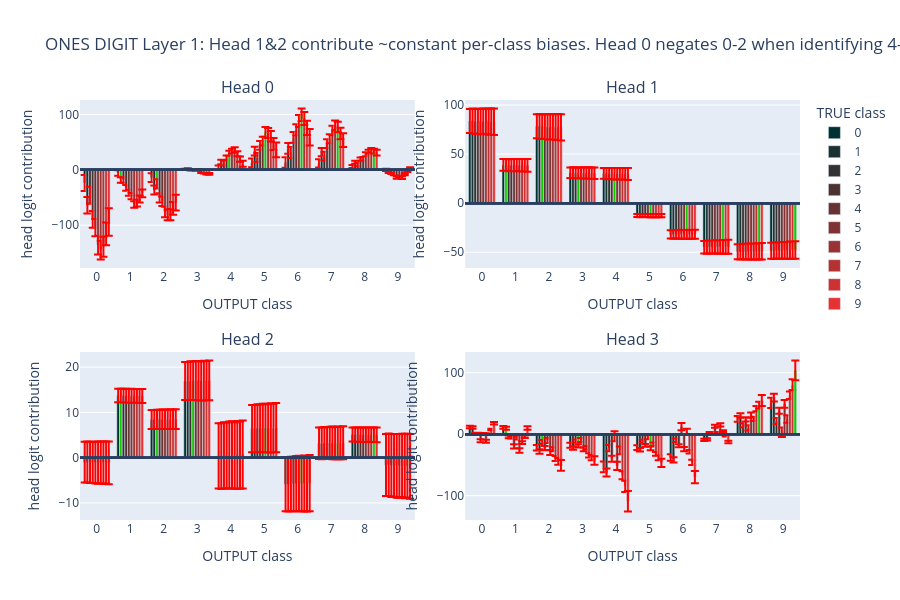

Write notebook code for a chart like this one.
### Markdown cell above
By comparing the last and next graphs, note how similar some of the heads are -- they actually output similar classes despite being for the tens and ones digits!
- We know the tens digit is on the stream in both cases, each time partially copied there by L0H1. So it may activate heads similarly.
- Recall from [2-1](#2-1) that L1H1/2 mostly output the tens digit. This may be why the ANS+1 graph below shows them outputting constants.
- Note that these conclusions are sometimes different from the logreg results in [2-1](#2-1) because these use the ACTUAL unembeddings, while 2-1 uses custom unembeddings per head.

Finally, we examine the ANS+1 layer 1 heads.
- Note it appears only true classes 5-9 are specifically identified. However, the heads still output true classes 0-4 because L1H1/2 are highly biased toward them. Notice that when these constants are large, L1H0/3 are ~zero.

### Code cell
# For ANS+1 (ones digit), L1H1/2 are constants while L1H3 identifies 8,9 and L1H0: 4-8.
title = 'ONES DIGIT Layer 1: Head 1&2 contribute ~constant per-class biases.\nHead 0 negates 0-2 when identifying 4-8, while head 3 identifies 8-9.'
means, stds = attn_logit_means(model_2, y_true_2, tens_digit=False)
fig = show_logit_contribs(model_2, means, stds, layer=1, title=title, xaxis_ytrue=False)

### Figure 1 — Plotly figure (JSON) as saved in the notebook; plotly's stock layout.template omitted (floating-point values rounded to 4 significant figures)
{"data": [{"error_y": {"array": [14.31, 4.91, 7.838, 0.9465, 4.113, 7.696, 9.4, 7.37, 2.814, 1.969], "color": "red", "type": "data"}, "marker": {"color": ["rgb(0.0,50,50)", "rgb(0.0,50,50)", "rgb(0.0,50,50)", "rgb(0.0,50,50)", "rgb(0.0,50,50)", "rgb(0.0,50,50)", "rgb(0.0,50,50)", "rgb(0.0,50,50)", "rgb(0.0,50,50)", "rgb(0.0,50,50)"]}, "name": "0", "showlegend": true, "x": [0, 1, 2, 3, 4, 5, 6, 7, 8, 9], "y": [-23.75, -5.754, -14.15, 1.064, 3.877, 12.6, 13.14, 11.6, 5.94, -0.04089], "type": "bar", "xaxis": "x", "yaxis": "y"}, {"error_y": {"array": [14.86, 4.927, 8.173, 0.6556, 4.133, 7.915, 9.687, 7.623, 2.876, 1.908], "color": "red", "type": "data"}, "marker": {"color": ["rgb(25.5,50,50)", "rgb(20,200,0)", "rgb(25.5,50,50)", "rgb(25.5,50,50)", "rgb(25.5,50,50)", "rgb(25.5,50,50)", "rgb(25.5,50,50)", "rgb(25.5,50,50)", "rgb(25.5,50,50)", "rgb(25.5,50,50)"]}, "name": "1", "showlegend": true, "x": [0, 1, 2, 3, 4, 5, 6, 7, 8, 9], "y": [-63.84, -18.28, -36.47, 2.071, 14.11, 33.87, 38.7, 32.01, 13.71, -3.789], "type": "bar", "xaxis": "x", "yaxis": "y"}, {"error_y": {"array": [15.25, 5.001, 8.38, 0.7989, 4.355, 8.2, 9.931, 7.795, 2.992, 2.145], "color": "red", "type": "data"}, "marker": {"color": ["rgb(51.0,50,50)", "rgb(51.0,50,50)", "rgb(20,200,0)", "rgb(51.0,50,50)", "rgb(51.0,50,50)", "rgb(51.0,50,50)", "rgb(51.0,50,50)", "rgb(51.0,50,50)", "rgb(51.0,50,50)", "rgb(51.0,50,50)"]}, "name": "2", "showlegend": true, "x": [0, 1, 2, 3, 4, 5, 6, 7, 8, 9], "y": [-45.96, -18.45, -25.38, -0.497, 12.13, 22.25, 31.23, 24.82, 9.573, -5.136], "type": "bar", "xaxis": "x", "yaxis": "y"}, {"error_y": {"array": [15.06, 5.088, 8.382, 0.6836, 4.1, 7.886, 9.782, 7.786, 3.148, 1.958], "color": "red", "type": "data"}, "marker": {"color": ["rgb(76.5,50,50)", "rgb(76.5,50,50)", "rgb(76.5,50,50)", "rgb(20,200,0)", "rgb(76.5,50,50)", "rgb(76.5,50,50)", "rgb(76.5,50,50)", "rgb(76.5,50,50)", "rgb(76.5,50,50)", "rgb(76.5,50,50)"]}, "name": "3", "showlegend": true, "x": [0, 1, 2, 3, 4, 5, 6, 7, 8, 9], "y": [-89.6, -32.65, -50.46, -0.05177, 21.72, 44.32, 58.52, 47.38, 19.37, -7.717], "type": "bar", "xaxis": "x", "yaxis": "y"}, {"error_y": {"array": [15.47, 5.405, 8.665, 0.9378, 4.43, 8.054, 10.11, 8.062, 3.516, 2.468], "color": "red", "type": "data"}, "marker": {"color": ["rgb(102.0,50,50)", "rgb(102.0,50,50)", "rgb(102.0,50,50)", "rgb(102.0,50,50)", "rgb(20,200,0)", "rgb(102.0,50,50)", "rgb(102.0,50,50)", "rgb(102.0,50,50)", "rgb(102.0,50,50)", "rgb(102.0,50,50)"]}, "name": "4", "showlegend": true, "x": [0, 1, 2, 3, 4, 5, 6, 7, 8, 9], "y": [-104.4, -41.34, -56.66, -0.5313, 29.93, 51.95, 72.12, 56.07, 19.77, -13.82], "type": "bar", "xaxis": "x", "yaxis": "y"}, {"error_y": {"array": [16.87, 5.638, 9.541, 0.6402, 4.226, 8.686, 10.77, 8.724, 3.691, 1.846], "color": "red", "type": "data"}, "marker": {"color": ["rgb(127.5,50,50)", "rgb(127.5,50,50)", "rgb(127.5,50,50)", "rgb(127.5,50,50)", "rgb(127.5,50,50)", "rgb(20,200,0)", "rgb(127.5,50,50)", "rgb(127.5,50,50)", "rgb(127.5,50,50)", "rgb(127.5,50,50)"]}, "name": "5", "showlegend": true, "x": [0, 1, 2, 3, 4, 5, 6, 7, 8, 9], "y": [-135.8, -47.63, -76.14, 0.8785, 33.69, 68.64, 88.33, 71.09, 28.31, -12.26], "type": "bar", "xaxis": "x", "yaxis": "y"}, {"error_y": {"array": [17.12, 5.931, 9.352, 0.9163, 4.953, 9.073, 11.34, 8.877, 3.352, 2.443], "color": "red", "type": "data"}, "marker": {"color": ["rgb(153.0,50,50)", "rgb(153.0,50,50)", "rgb(153.0,50,50)", "rgb(153.0,50,50)", "rgb(153.0,50,50)", "rgb(153.0,50,50)", "rgb(20,200,0)", "rgb(153.0,50,50)", "rgb(153.0,50,50)", "rgb(153.0,50,50)"]}, "name": "6", "showlegend": true, "x": [0, 1, 2, 3, 4, 5, 6, 7, 8, 9], "y": [-145.0, -62.54, -81.57, -4.755, 36.04, 66.39, 99.66, 80.26, 32.85, -13.98], "type": "bar", "xaxis": "x", "yaxis": "y"}, {"error_y": {"array": [18.24, 6.226, 10.21, 0.6806, 4.587, 9.399, 11.75, 9.463, 3.799, 1.807], "color": "red", "type": "data"}, "marker": {"color": ["rgb(178.5,50,50)", "rgb(178.5,50,50)", "rgb(178.5,50,50)", "rgb(178.5,50,50)", "rgb(178.5,50,50)", "rgb(178.5,50,50)", "rgb(178.5,50,50)", "rgb(20,200,0)", "rgb(178.5,50,50)", "rgb(178.5,50,50)"]}, "name": "7", "showlegend": true, "x": [0, 1, 2, 3, 4, 5, 6, 7, 8, 9], "y": [-138.9, -60.17, -80.78, -6.051, 29.1, 60.83, 92.73, 77.41, 35.65, -8.048], "type": "bar", "xaxis": "x", "yaxis": "y"}, {"error_y": {"array": [20.49, 6.416, 11.54, 1.061, 4.921, 10.88, 12.8, 10.4, 4.248, 1.708], "color": "red", "type": "data"}, "marker": {"color": ["rgb(204.0,50,50)", "rgb(204.0,50,50)", "rgb(204.0,50,50)", "rgb(204.0,50,50)", "rgb(204.0,50,50)", "rgb(204.0,50,50)", "rgb(204.0,50,50)", "rgb(204.0,50,50)", "rgb(20,200,0)", "rgb(204.0,50,50)"]}, "name": "8", "showlegend": true, "x": [0, 1, 2, 3, 4, 5, 6, 7, 8, 9], "y": [-115.6, -52.57, -69.64, -7.483, 19.4, 46.83, 75.76, 65.7, 33.92, -2.085], "type": "bar", "xaxis": "x", "yaxis": "y"}, {"error_y": {"array": [24.9, 7.105, 14.26, 1.565, 5.509, 13.49, 14.94, 12.38, 5.374, 1.687], "color": "red", "type": "data"}, "marker": {"color": ["rgb(229.5,50,50)", "rgb(229.5,50,50)", "rgb(229.5,50,50)", "rgb(229.5,50,50)", "rgb(229.5,50,50)", "rgb(229.5,50,50)", "rgb(229.5,50,50)", "rgb(229.5,50,50)", "rgb(229.5,50,50)", "rgb(20,200,0)"]}, "name": "9", "showlegend": true, "x": [0, 1, 2, 3, 4, 5, 6, 7, 8, 9], "y": [-94.12, -42.48, -59.04, -7.195, 11.06, 36.06, 59.04, 53.7, 31.11, 3.054], "type": "bar", "xaxis": "x", "yaxis": "y"}, {"error_y": {"array": [12.24, 5.9, 12.15, 5.352, 5.482, 1.516, 4.223, 6.419, 7.64, 8.113], "color": "red", "type": "data"}, "marker": {"color": ["rgb(0.0,50,50)", "rgb(0.0,50,50)", "rgb(0.0,50,50)", "rgb(0.0,50,50)", "rgb(0.0,50,50)", "rgb(0.0,50,50)", "rgb(0.0,50,50)", "rgb(0.0,50,50)", "rgb(0.0,50,50)", "rgb(0.0,50,50)"]}, "name": "0", "showlegend": false, "x": [0, 1, 2, 3, 4, 5, 6, 7, 8, 9], "y": [83.74, 38.98, 78.3, 31.06, 30.32, -12.65, -31.89, -44.84, -49.59, -48.5], "type": "bar", "xaxis": "x2", "yaxis": "y2"}, {"error_y": {"array": [12.51, 6.028, 12.42, 5.467, 5.602, 1.552, 4.316, 6.562, 7.81, 8.292], "color": "red", "type": "data"}, "marker": {"color": ["rgb(25.5,50,50)", "rgb(20,200,0)", "rgb(25.5,50,50)", "rgb(25.5,50,50)", "rgb(25.5,50,50)", "rgb(25.5,50,50)", "rgb(25.5,50,50)", "rgb(25.5,50,50)", "rgb(25.5,50,50)", "rgb(25.5,50,50)"]}, "name": "1", "showlegend": false, "x": [0, 1, 2, 3, 4, 5, 6, 7, 8, 9], "y": [83.87, 39.03, 78.4, 31.08, 30.33, -12.67, -31.95, -44.91, -49.65, -48.54], "type": "bar", "xaxis": "x2", "yaxis": "y2"}, {"error_y": {"array": [12.63, 6.082, 12.51, 5.49, 5.611, 1.579, 4.379, 6.629, 7.865, 8.326], "color": "red", "type": "data"}, "marker": {"color": ["rgb(51.0,50,50)", "rgb(51.0,50,50)", "rgb(20,200,0)", "rgb(51.0,50,50)", "rgb(51.0,50,50)", "rgb(51.0,50,50)", "rgb(51.0,50,50)", "rgb(51.0,50,50)", "rgb(51.0,50,50)", "rgb(51.0,50,50)"]}, "name": "2", "showlegend": false, "x": [0, 1, 2, 3, 4, 5, 6, 7, 8, 9], "y": [83.18, 38.7, 77.75, 30.82, 30.08, -12.58, -31.68, -44.54, -49.24, -48.14], "type": "bar", "xaxis": "x2", "yaxis": "y2"}, {"error_y": {"array": [12.56, 6.055, 12.47, 5.488, 5.622, 1.56, 4.339, 6.591, 7.841, 8.322], "color": "red", "type": "data"}, "marker": {"color": ["rgb(76.5,50,50)", "rgb(76.5,50,50)", "rgb(76.5,50,50)", "rgb(20,200,0)", "rgb(76.5,50,50)", "rgb(76.5,50,50)", "rgb(76.5,50,50)", "rgb(76.5,50,50)", "rgb(76.5,50,50)", "rgb(76.5,50,50)"]}, "name": "3", "showlegend": false, "x": [0, 1, 2, 3, 4, 5, 6, 7, 8, 9], "y": [83.63, 38.91, 78.14, 30.95, 30.19, -12.66, -31.88, -44.8, -49.49, -48.35], "type": "bar", "xaxis": "x2", "yaxis": "y2"}, {"error_y": {"array": [12.99, 6.251, 12.86, 5.641, 5.768, 1.626, 4.504, 6.819, 8.089, 8.56], "color": "red", "type": "data"}, "marker": {"color": ["rgb(102.0,50,50)", "rgb(102.0,50,50)", "rgb(102.0,50,50)", "rgb(102.0,50,50)", "rgb(20,200,0)", "rgb(102.0,50,50)", "rgb(102.0,50,50)", "rgb(102.0,50,50)", "rgb(102.0,50,50)", "rgb(102.0,50,50)"]}, "name": "4", "showlegend": false, "x": [0, 1, 2, 3, 4, 5, 6, 7, 8, 9], "y": [83.13, 38.67, 77.64, 30.73, 29.97, -12.6, -31.71, -44.53, -49.18, -48.02], "type": "bar", "xaxis": "x2", "yaxis": "y2"}, {"error_y": {"array": [13.03, 6.272, 12.92, 5.678, 5.819, 1.623, 4.501, 6.836, 8.128, 8.62], "color": "red", "type": "data"}, "marker": {"color": ["rgb(127.5,50,50)", "rgb(127.5,50,50)", "rgb(127.5,50,50)", "rgb(127.5,50,50)", "rgb(127.5,50,50)", "rgb(20,200,0)", "rgb(127.5,50,50)", "rgb(127.5,50,50)", "rgb(127.5,50,50)", "rgb(127.5,50,50)"]}, "name": "5", "showlegend": false, "x": [0, 1, 2, 3, 4, 5, 6, 7, 8, 9], "y": [83.3, 38.75, 77.78, 30.78, 29.99, -12.63, -31.8, -44.63, -49.27, -48.08], "type": "bar", "xaxis": "x2", "yaxis": "y2"}, {"error_y": {"array": [12.78, 6.156, 12.68, 5.576, 5.71, 1.589, 4.416, 6.704, 7.972, 8.457], "color": "red", "type": "data"}, "marker": {"color": ["rgb(153.0,50,50)", "rgb(153.0,50,50)", "rgb(153.0,50,50)", "rgb(153.0,50,50)", "rgb(153.0,50,50)", "rgb(153.0,50,50)", "rgb(20,200,0)", "rgb(153.0,50,50)", "rgb(153.0,50,50)", "rgb(153.0,50,50)"]}, "name": "6", "showlegend": false, "x": [0, 1, 2, 3, 4, 5, 6, 7, 8, 9], "y": [83.38, 38.78, 77.83, 30.78, 29.99, -12.66, -31.84, -44.68, -49.31, -48.1], "type": "bar", "xaxis": "x2", "yaxis": "y2"}, {"error_y": {"array": [13.42, 6.456, 13.3, 5.833, 5.975, 1.679, 4.646, 7.047, 8.367, 8.862], "color": "red", "type": "data"}, "marker": {"color": ["rgb(178.5,50,50)", "rgb(178.5,50,50)", "rgb(178.5,50,50)", "rgb(178.5,50,50)", "rgb(178.5,50,50)", "rgb(178.5,50,50)", "rgb(178.5,50,50)", "rgb(20,200,0)", "rgb(178.5,50,50)", "rgb(178.5,50,50)"]}, "name": "7", "showlegend": false, "x": [0, 1, 2, 3, 4, 5, 6, 7, 8, 9], "y": [83.09, 38.64, 77.53, 30.64, 29.84, -12.63, -31.75, -44.52, -49.11, -47.88], "type": "bar", "xaxis": "x2", "yaxis": "y2"}, {"error_y": {"array": [13.11, 6.313, 13.02, 5.725, 5.872, 1.628, 4.524, 6.88, 8.188, 8.692], "color": "red", "type": "data"}, "marker": {"color": ["rgb(204.0,50,50)", "rgb(204.0,50,50)", "rgb(204.0,50,50)", "rgb(204.0,50,50)", "rgb(204.0,50,50)", "rgb(204.0,50,50)", "rgb(204.0,50,50)", "rgb(204.0,50,50)", "rgb(20,200,0)", "rgb(204.0,50,50)"]}, "name": "8", "showlegend": false, "x": [0, 1, 2, 3, 4, 5, 6, 7, 8, 9], "y": [83.28, 38.73, 77.7, 30.7, 29.89, -12.66, -31.83, -44.63, -49.22, -47.98], "type": "bar", "xaxis": "x2", "yaxis": "y2"}, {"error_y": {"array": [13.47, 6.479, 13.37, 5.874, 6.027, 1.675, 4.645, 7.067, 8.41, 8.925], "color": "red", "type": "data"}, "marker": {"color": ["rgb(229.5,50,50)", "rgb(229.5,50,50)", "rgb(229.5,50,50)", "rgb(229.5,50,50)", "rgb(229.5,50,50)", "rgb(229.5,50,50)", "rgb(229.5,50,50)", "rgb(229.5,50,50)", "rgb(229.5,50,50)", "rgb(20,200,0)"]}, "name": "9", "showlegend": false, "x": [0, 1, 2, 3, 4, 5, 6, 7, 8, 9], "y": [82.82, 38.5, 77.23, 30.49, 29.67, -12.61, -31.68, -44.39, -48.93, -47.65], "type": "bar", "xaxis": "x2", "yaxis": "y2"}, {"error_y": {"array": [4.503, 1.473, 2.096, 4.217, 7.201, 5.217, 5.939, 3.487, 1.541, 6.854], "color": "red", "type": "data"}, "marker": {"color": ["rgb(0.0,50,50)", "rgb(0.0,50,50)", "rgb(0.0,50,50)", "rgb(0.0,50,50)", "rgb(0.0,50,50)", "rgb(0.0,50,50)", "rgb(0.0,50,50)", "rgb(0.0,50,50)", "rgb(0.0,50,50)", "rgb(0.0,50,50)"]}, "name": "0", "showlegend": false, "x": [0, 1, 2, 3, 4, 5, 6, 7, 8, 9], "y": [-0.9979, 13.73, 8.437, 16.94, 0.3969, 6.431, -5.902, 3.173, 5.094, -1.64], "type": "bar", "xaxis": "x3", "yaxis": "y3"}, {"error_y": {"array": [4.539, 1.49, 2.11, 4.245, 7.258, 5.256, 5.988, 3.514, 1.555, 6.907], "color": "red", "type": "data"}, "marker": {"color": ["rgb(25.5,50,50)", "rgb(20,200,0)", "rgb(25.5,50,50)", "rgb(25.5,50,50)", "rgb(25.5,50,50)", "rgb(25.5,50,50)", "rgb(25.5,50,50)", "rgb(25.5,50,50)", "rgb(25.5,50,50)", "rgb(25.5,50,50)"]}, "name": "1", "showlegend": false, "x": [0, 1, 2, 3, 4, 5, 6, 7, 8, 9], "y": [-0.965, 13.74, 8.423, 16.91, 0.3473, 6.392, -5.941, 3.149, 5.106, -1.593], "type": "bar", "xaxis": "x3", "yaxis": "y3"}, {"error_y": {"array": [4.571, 1.498, 2.125, 4.276, 7.31, 5.294, 6.03, 3.539, 1.565, 6.957], "color": "red", "type": "data"}, "marker": {"color": ["rgb(51.0,50,50)", "rgb(51.0,50,50)", "rgb(20,200,0)", "rgb(51.0,50,50)", "rgb(51.0,50,50)", "rgb(51.0,50,50)", "rgb(51.0,50,50)", "rgb(51.0,50,50)", "rgb(51.0,50,50)", "rgb(51.0,50,50)"]}, "name": "2", "showlegend": false, "x": [0, 1, 2, 3, 4, 5, 6, 7, 8, 9], "y": [-1.059, 13.7, 8.467, 17.0, 0.4987, 6.5, -5.816, 3.222, 5.074, -1.736], "type": "bar", "xaxis": "x3", "yaxis": "y3"}, {"error_y": {"array": [4.558, 1.496, 2.119, 4.263, 7.289, 5.279, 6.013, 3.529, 1.561, 6.937], "color": "red", "type": "data"}, "marker": {"color": ["rgb(76.5,50,50)", "rgb(76.5,50,50)", "rgb(76.5,50,50)", "rgb(20,200,0)", "rgb(76.5,50,50)", "rgb(76.5,50,50)", "rgb(76.5,50,50)", "rgb(76.5,50,50)", "rgb(76.5,50,50)", "rgb(76.5,50,50)"]}, "name": "3", "showlegend": false, "x": [0, 1, 2, 3, 4, 5, 6, 7, 8, 9], "y": [-1.039, 13.7, 8.458, 16.97, 0.4708, 6.474, -5.836, 3.207, 5.08, -1.709], "type": "bar", "xaxis": "x3", "yaxis": "y3"}, {"error_y": {"array": [4.622, 1.517, 2.148, 4.323, 7.391, 5.353, 6.097, 3.579, 1.583, 7.034], "color": "red", "type": "data"}, "marker": {"color": ["rgb(102.0,50,50)", "rgb(102.0,50,50)", "rgb(102.0,50,50)", "rgb(102.0,50,50)", "rgb(20,200,0)", "rgb(102.0,50,50)", "rgb(102.0,50,50)", "rgb(102.0,50,50)", "rgb(102.0,50,50)", "rgb(102.0,50,50)"]}, "name": "4", "showlegend": false, "x": [0, 1, 2, 3, 4, 5, 6, 7, 8, 9], "y": [-1.106, 13.66, 8.481, 17.02, 0.5807, 6.545, -5.738, 3.258, 5.052, -1.813], "type": "bar", "xaxis": "x3", "yaxis": "y3"}, {"error_y": {"array": [4.647, 1.526, 2.159, 4.344, 7.43, 5.38, 6.13, 3.597, 1.591, 7.071], "color": "red", "type": "data"}, "marker": {"color": ["rgb(127.5,50,50)", "rgb(127.5,50,50)", "rgb(127.5,50,50)", "rgb(127.5,50,50)", "rgb(127.5,50,50)", "rgb(20,200,0)", "rgb(127.5,50,50)", "rgb(127.5,50,50)", "rgb(127.5,50,50)", "rgb(127.5,50,50)"]}, "name": "5", "showlegend": false, "x": [0, 1, 2, 3, 4, 5, 6, 7, 8, 9], "y": [-1.11, 13.67, 8.493, 17.04, 0.5898, 6.555, -5.736, 3.264, 5.056, -1.823], "type": "bar", "xaxis": "x3", "yaxis": "y3"}, {"error_y": {"array": [4.595, 1.503, 2.139, 4.306, 7.347, 5.324, 6.058, 3.559, 1.571, 6.992], "color": "red", "type": "data"}, "marker": {"color": ["rgb(153.0,50,50)", "rgb(153.0,50,50)", "rgb(153.0,50,50)", "rgb(153.0,50,50)", "rgb(153.0,50,50)", "rgb(153.0,50,50)", "rgb(20,200,0)", "rgb(153.0,50,50)", "rgb(153.0,50,50)", "rgb(153.0,50,50)"]}, "name": "6", "showlegend": false, "x": [0, 1, 2, 3, 4, 5, 6, 7, 8, 9], "y": [-1.047, 13.66, 8.449, 16.95, 0.4946, 6.471, -5.801, 3.212, 5.067, -1.73], "type": "bar", "xaxis": "x3", "yaxis": "y3"}, {"error_y": {"array": [4.688, 1.536, 2.179, 4.387, 7.494, 5.429, 6.181, 3.629, 1.604, 7.132], "color": "red", "type": "data"}, "marker": {"color": ["rgb(178.5,50,50)", "rgb(178.5,50,50)", "rgb(178.5,50,50)", "rgb(178.5,50,50)", "rgb(178.5,50,50)", "rgb(178.5,50,50)", "rgb(178.5,50,50)", "rgb(20,200,0)", "rgb(178.5,50,50)", "rgb(178.5,50,50)"]}, "name": "7", "showlegend": false, "x": [0, 1, 2, 3, 4, 5, 6, 7, 8, 9], "y": [-1.126, 13.64, 8.492, 17.03, 0.6219, 6.565, -5.7, 3.276, 5.044, -1.852], "type": "bar", "xaxis": "x3", "yaxis": "y3"}, {"error_y": {"array": [4.641, 1.521, 2.158, 4.344, 7.42, 5.375, 6.119, 3.593, 1.588, 7.061], "color": "red", "type": "data"}, "marker": {"color": ["rgb(204.0,50,50)", "rgb(204.0,50,50)", "rgb(204.0,50,50)", "rgb(204.0,50,50)", "rgb(204.0,50,50)", "rgb(204.0,50,50)", "rgb(204.0,50,50)", "rgb(204.0,50,50)", "rgb(20,200,0)", "rgb(204.0,50,50)"]}, "name": "8", "showlegend": false, "x": [0, 1, 2, 3, 4, 5, 6, 7, 8, 9], "y": [-1.075, 13.66, 8.473, 16.99, 0.5418, 6.508, -5.769, 3.238, 5.063, -1.776], "type": "bar", "xaxis": "x3", "yaxis": "y3"}, {"error_y": {"array": [4.712, 1.548, 2.189, 4.405, 7.534, 5.456, 6.216, 3.648, 1.614, 7.17], "color": "red", "type": "data"}, "marker": {"color": ["rgb(229.5,50,50)", "rgb(229.5,50,50)", "rgb(229.5,50,50)", "rgb(229.5,50,50)", "rgb(229.5,50,50)", "rgb(229.5,50,50)", "rgb(229.5,50,50)", "rgb(229.5,50,50)", "rgb(229.5,50,50)", "rgb(20,200,0)"]}, "name": "9", "showlegend": false, "x": [0, 1, 2, 3, 4, 5, 6, 7, 8, 9], "y": [-1.168, 13.63, 8.52, 17.08, 0.694, 6.617, -5.644, 3.312, 5.033, -1.921], "type": "bar", "xaxis": "x3", "yaxis": "y3"}, {"error_y": {"array": [2.04, 2.279, 4.63, 3.938, 8.765, 3.886, 5.344, 1.856, 4.806, 8.311], "color": "red", "type": "data"}, "marker": {"color": ["rgb(0.0,50,50)", "rgb(0.0,50,50)", "rgb(0.0,50,50)", "rgb(0.0,50,50)", "rgb(0.0,50,50)", "rgb(0.0,50,50)", "rgb(0.0,50,50)", "rgb(0.0,50,50)", "rgb(0.0,50,50)", "rgb(0.0,50,50)"]}, "name": "0", "showlegend": false, "x": [0, 1, 2, 3, 4, 5, 6, 7, 8, 9], "y": [11.72, 10.85, -22.17, -18.05, -53.22, -21.86, -38.07, -9.489, 24.87, 50.71], "type": "bar", "xaxis": "x4", "yaxis": "y4"}, {"error_y": {"array": [1.917, 2.294, 3.554, 2.917, 6.609, 2.902, 4.265, 1.829, 3.713, 6.284], "color": "red", "type": "data"}, "marker": {"color": ["rgb(25.5,50,50)", "rgb(20,200,0)", "rgb(25.5,50,50)", "rgb(25.5,50,50)", "rgb(25.5,50,50)", "rgb(25.5,50,50)", "rgb(25.5,50,50)", "rgb(25.5,50,50)", "rgb(25.5,50,50)", "rgb(25.5,50,50)"]}, "name": "1", "showlegend": false, "x": [0, 1, 2, 3, 4, 5, 6, 7, 8, 9], "y": [10.77, 9.59, -28.17, -22.45, -62.26, -25.35, -41.88, -8.712, 30.4, 59.48], "type": "bar", "xaxis": "x4", "yaxis": "y4"}, {"error_y": {"array": [1.436, 2.296, 3.221, 2.402, 5.008, 2.13, 2.878, 1.594, 3.228, 4.852], "color": "red", "type": "data"}, "marker": {"color": ["rgb(51.0,50,50)", "rgb(51.0,50,50)", "rgb(20,200,0)", "rgb(51.0,50,50)", "rgb(51.0,50,50)", "rgb(51.0,50,50)", "rgb(51.0,50,50)", "rgb(51.0,50,50)", "rgb(51.0,50,50)", "rgb(51.0,50,50)"]}, "name": "2", "showlegend": false, "x": [0, 1, 2, 3, 4, 5, 6, 7, 8, 9], "y": [0.4174, -4.5, -12.95, -11.3, -22.7, -11.34, -9.862, 1.724, 14.39, 21.44], "type": "bar", "xaxis": "x4", "yaxis": "y4"}, {"error_y": {"array": [1.372, 2.171, 3.309, 2.576, 4.969, 2.255, 2.463, 1.516, 3.353, 4.777], "color": "red", "type": "data"}, "marker": {"color": ["rgb(76.5,50,50)", "rgb(76.5,50,50)", "rgb(76.5,50,50)", "rgb(20,200,0)", "rgb(76.5,50,50)", "rgb(76.5,50,50)", "rgb(76.5,50,50)", "rgb(76.5,50,50)", "rgb(76.5,50,50)", "rgb(76.5,50,50)"]}, "name": "3", "showlegend": false, "x": [0, 1, 2, 3, 4, 5, 6, 7, 8, 9], "y": [0.9915, -5.047, -22.74, -19.02, -40.06, -18.42, -19.04, 1.429, 24.03, 38.07], "type": "bar", "xaxis": "x4", "yaxis": "y4"}, {"error_y": {"array": [2.378, 3.353, 4.025, 3.106, 8.103, 3.267, 5.92, 2.434, 4.207, 7.785], "color": "red", "type": "data"}, "marker": {"color": ["rgb(102.0,50,50)", "rgb(102.0,50,50)", "rgb(102.0,50,50)", "rgb(102.0,50,50)", "rgb(20,200,0)", "rgb(102.0,50,50)", "rgb(102.0,50,50)", "rgb(102.0,50,50)", "rgb(102.0,50,50)", "rgb(102.0,50,50)"]}, "name": "4", "showlegend": false, "x": [0, 1, 2, 3, 4, 5, 6, 7, 8, 9], "y": [-10.69, -19.89, -10.26, -9.482, -3.559, -5.136, 12.23, 12.66, 10.14, 3.113], "type": "bar", "xaxis": "x4", "yaxis": "y4"}, {"error_y": {"array": [1.411, 2.187, 4.104, 3.177, 6.658, 2.914, 3.453, 1.543, 4.183, 6.401], "color": "red", "type": "data"}, "marker": {"color": ["rgb(127.5,50,50)", "rgb(127.5,50,50)", "rgb(127.5,50,50)", "rgb(127.5,50,50)", "rgb(127.5,50,50)", "rgb(20,200,0)", "rgb(127.5,50,50)", "rgb(127.5,50,50)", "rgb(127.5,50,50)", "rgb(127.5,50,50)"]}, "name": "5", "showlegend": false, "x": [0, 1, 2, 3, 4, 5, 6, 7, 8, 9], "y": [0.5524, -6.589, -29.97, -24.76, -51.68, -23.15, -24.31, 1.93, 30.84, 49.2], "type": "bar", "xaxis": "x4", "yaxis": "y4"}, {"error_y": {"array": [2.582, 3.62, 3.315, 2.667, 6.318, 2.679, 5.012, 2.626, 3.473, 6.029], "color": "red", "type": "data"}, "marker": {"color": ["rgb(153.0,50,50)", "rgb(153.0,50,50)", "rgb(153.0,50,50)", "rgb(153.0,50,50)", "rgb(153.0,50,50)", "rgb(153.0,50,50)", "rgb(20,200,0)", "rgb(153.0,50,50)", "rgb(153.0,50,50)", "rgb(153.0,50,50)"]}, "name": "6", "showlegend": false, "x": [0, 1, 2, 3, 4, 5, 6, 7, 8, 9], "y": [-11.53, -26.44, -24.5, -22.13, -26.3, -16.33, 3.707, 15.17, 24.69, 24.57], "type": "bar", "xaxis": "x4", "yaxis": "y4"}, {"error_y": {"array": [1.486, 2.292, 4.189, 3.432, 6.445, 3.054, 2.831, 1.583, 4.287, 6.132], "color": "red", "type": "data"}, "marker": {"color": ["rgb(178.5,50,50)", "rgb(178.5,50,50)", "rgb(178.5,50,50)", "rgb(178.5,50,50)", "rgb(178.5,50,50)", "rgb(178.5,50,50)", "rgb(178.5,50,50)", "rgb(20,200,0)", "rgb(178.5,50,50)", "rgb(178.5,50,50)"]}, "name": "7", "showlegend": false, "x": [0, 1, 2, 3, 4, 5, 6, 7, 8, 9], "y": [-0.07006, -13.68, -39.62, -34.38, -66.84, -31.94, -28.61, 4.709, 41.38, 63.25], "type": "bar", "xaxis": "x4", "yaxis": "y4"}, {"error_y": {"array": [1.313, 2.11, 5.521, 4.377, 9.112, 4.004, 4.39, 1.42, 5.595, 8.727], "color": "red", "type": "data"}, "marker": {"color": ["rgb(204.0,50,50)", "rgb(204.0,50,50)", "rgb(204.0,50,50)", "rgb(204.0,50,50)", "rgb(204.0,50,50)", "rgb(204.0,50,50)", "rgb(204.0,50,50)", "rgb(204.0,50,50)", "rgb(20,200,0)", "rgb(204.0,50,50)"]}, "name": "8", "showlegend": false, "x": [0, 1, 2, 3, 4, 5, 6, 7, 8, 9], "y": [7.613, -4.265, -44.33, -38.24, -84.8, -38.53, -45.82, -2.51, 47.23, 80.36], "type": "bar", "xaxis": "x4", "yaxis": "y4"}, {"error_y": {"array": [2.005, 2.753, 8.778, 6.777, 16.69, 6.758, 9.972, 2.008, 8.965, 16.03], "color": "red", "type": "data"}, "marker": {"color": ["rgb(229.5,50,50)", "rgb(229.5,50,50)", "rgb(229.5,50,50)", "rgb(229.5,50,50)", "rgb(229.5,50,50)", "rgb(229.5,50,50)", "rgb(229.5,50,50)", "rgb(229.5,50,50)", "rgb(229.5,50,50)", "rgb(20,200,0)"]}, "name": "9", "showlegend": false, "x": [0, 1, 2, 3, 4, 5, 6, 7, 8, 9], "y": [17.81, 9.903, -50.82, -42.89, -109.2, -46.69, -69.78, -12.75, 54.81, 103.8], "type": "bar", "xaxis": "x4", "yaxis": "y4"}], "layout": {"xaxis": {"anchor": "y", "domain": [0.0, 0.465], "title": {"text": "OUTPUT class"}, "tickmode": "linear"}, "yaxis": {"anchor": "x", "domain": [0.6, 1.0], "title": {"text": "head logit contribution"}}, "xaxis2": {"anchor": "y2", "domain": [0.535, 1.0], "title": {"text": "OUTPUT class"}, "tickmode": "linear"}, "yaxis2": {"anchor": "x2", "domain": [0.6, 1.0], "title": {"text": "head logit contribution"}}, "xaxis3": {"anchor": "y3", "domain": [0.0, 0.465], "title": {"text": "OUTPUT class"}, "tickmode": "linear"}, "yaxis3": {"anchor": "x3", "domain": [0.0, 0.4], "title": {"text": "head logit contribution"}}, "xaxis4": {"anchor": "y4", "domain": [0.535, 1.0], "title": {"text": "OUTPUT class"}, "tickmode": "linear"}, "yaxis4": {"anchor": "x4", "domain": [0.0, 0.4], "title": {"text": "head logit contribution"}}, "annotations": [{"font": {"size": 16}, "showarrow": false, "text": "Head 0", "x": 0.2325, "xanchor": "center", "xref": "paper", "y": 1.0, "yanchor": "bottom", "yref": "paper"}, {"font": {"size": 16}, "showarrow": false, "text": "Head 1", "x": 0.7675, "xanchor": "center", "xref": "paper", "y": 1.0, "yanchor": "bottom", "yref": "paper"}, {"font": {"size": 16}, "showarrow": false, "text": "Head 2", "x": 0.2325, "xanchor": "center", "xref": "paper", "y": 0.4, "yanchor": "bottom", "yref": "paper"}, {"font": {"size": 16}, "showarrow": false, "text": "Head 3", "x": 0.7675, "xanchor": "center", "xref": "paper", "y": 0.4, "yanchor": "bottom", "yref": "paper"}], "shapes": [{"type": "line", "x0": 0, "x1": 1, "xref": "x domain", "y0": 0, "y1": 0, "yref": "y"}, {"type": "line", "x0": 0, "x1": 1, "xref": "x domain", "y0": 0, "y1": 0, "yref": "y"}, {"type": "line", "x0": 0, "x1": 1, "xref": "x domain", "y0": 0, "y1": 0, "yref": "y"}, {"type": "line", "x0": 0, "x1": 1, "xref": "x domain", "y0": 0, "y1": 0, "yref": "y"}, {"type": "line", "x0": 0, "x1": 1, "xref": "x domain", "y0": 0, "y1": 0, "yref": "y"}, {"type": "line", "x0": 0, "x1": 1, "xref": "x domain", "y0": 0, "y1": 0, "yref": "y"}, {"type": "line", "x0": 0, "x1": 1, "xref": "x domain", "y0": 0, "y1": 0, "yref": "y"}, {"type": "line", "x0": 0, "x1": 1, "xref": "x domain", "y0": 0, "y1": 0, "yref": "y"}, {"type": "line", "x0": 0, "x1": 1, "xref": "x domain", "y0": 0, "y1": 0, "yref": "y"}, {"type": "line", "x0": 0, "x1": 1, "xref": "x domain", "y0": 0, "y1": 0, "yref": "y"}, {"type": "line", "x0": 0, "x1": 1, "xref": "x2 domain", "y0": 0, "y1": 0, "yref": "y2"}, {"type": "line", "x0": 0, "x1": 1, "xref": "x2 domain", "y0": 0, "y1": 0, "yref": "y2"}, {"type": "line", "x0": 0, "x1": 1, "xref": "x2 domain", "y0": 0, "y1": 0, "yref": "y2"}, {"type": "line", "x0": 0, "x1": 1, "xref": "x2 domain", "y0": 0, "y1": 0, "yref": "y2"}, {"type": "line", "x0": 0, "x1": 1, "xref": "x2 domain", "y0": 0, "y1": 0, "yref": "y2"}, {"type": "line", "x0": 0, "x1": 1, "xref": "x2 domain", "y0": 0, "y1": 0, "yref": "y2"}, {"type": "line", "x0": 0, "x1": 1, "xref": "x2 domain", "y0": 0, "y1": 0, "yref": "y2"}, {"type": "line", "x0": 0, "x1": 1, "xref": "x2 domain", "y0": 0, "y1": 0, "yref": "y2"}, {"type": "line", "x0": 0, "x1": 1, "xref": "x2 domain", "y0": 0, "y1": 0, "yref": "y2"}, {"type": "line", "x0": 0, "x1": 1, "xref": "x2 domain", "y0": 0, "y1": 0, "yref": "y2"}, {"type": "line", "x0": 0, "x1": 1, "xref": "x3 domain", "y0": 0, "y1": 0, "yref": "y3"}, {"type": "line", "x0": 0, "x1": 1, "xref": "x3 domain", "y0": 0, "y1": 0, "yref": "y3"}, {"type": "line", "x0": 0, "x1": 1, "xref": "x3 domain", "y0": 0, "y1": 0, "yref": "y3"}, {"type": "line", "x0": 0, "x1": 1, "xref": "x3 domain", "y0": 0, "y1": 0, "yref": "y3"}, {"type": "line", "x0": 0, "x1": 1, "xref": "x3 domain", "y0": 0, "y1": 0, "yref": "y3"}, {"type": "line", "x0": 0, "x1": 1, "xref": "x3 domain", "y0": 0, "y1": 0, "yref": "y3"}, {"type": "line", "x0": 0, "x1": 1, "xref": "x3 domain", "y0": 0, "y1": 0, "yref": "y3"}, {"type": "line", "x0": 0, "x1": 1, "xref": "x3 domain", "y0": 0, "y1": 0, "yref": "y3"}, {"type": "line", "x0": 0, "x1": 1, "xref": "x3 domain", "y0": 0, "y1": 0, "yref": "y3"}, {"type": "line", "x0": 0, "x1": 1, "xref": "x3 domain", "y0": 0, "y1": 0, "yref": "y3"}, {"type": "line", "x0": 0, "x1": 1, "xref": "x4 domain", "y0": 0, "y1": 0, "yref": "y4"}, {"type": "line", "x0": 0, "x1": 1, "xref": "x4 domain", "y0": 0, "y1": 0, "yref": "y4"}, {"type": "line", "x0": 0, "x1": 1, "xref": "x4 domain", "y0": 0, "y1": 0, "yref": "y4"}, {"type": "line", "x0": 0, "x1": 1, "xref": "x4 domain", "y0": 0, "y1": 0, "yref": "y4"}, {"type": "line", "x0": 0, "x1": 1, "xref": "x4 domain", "y0": 0, "y1": 0, "yref": "y4"}, {"type": "line", "x0": 0, "x1": 1, "xref": "x4 domain", "y0": 0, "y1": 0, "yref": "y4"}, {"type": "line", "x0": 0, "x1": 1, "xref": "x4 domain", "y0": 0, "y1": 0, "yref": "y4"}, {"type": "line", "x0": 0, "x1": 1, "xref": "x4 domain", "y0": 0, "y1": 0, "yref": "y4"}, {"type": "line", "x0": 0, "x1": 1, "xref": "x4 domain", "y0": 0, "y1": 0, "yref": "y4"}, {"type": "line", "x0": 0, "x1": 1, "xref": "x4 domain", "y0": 0, "y1": 0, "yref": "y4"}], "legend": {"title": {"text": "TRUE class"}}, "title": {"text": "ONES DIGIT Layer 1: Head 1&2 contribute ~constant per-class biases.\nHead 0 negates 0-2 when identifying 4-8, while head 3 identifies 8-9."}, "height": 600}}
